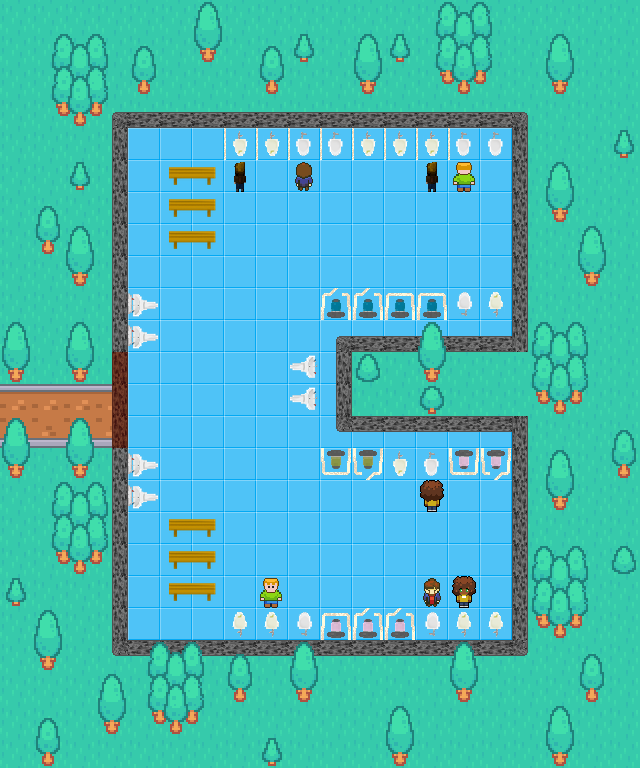

Below is a game level as drawn by its tile map, then a one-line description and the .tmx that defines it (tile-layer data replaced by summaries):
An orthogonal 20x24 tile map with 32x32 px tiles, 4 tile layers (Background, Walls, Object pictures, Decoration), 9 tilesets and 53 objects (25x obstacle, 17x toilet_wrong, 9x npc_wide, toilet_correct, spawnpoint).

<map version="1.10" tiledversion="1.11.2" orientation="orthogonal" renderorder="right-down" width="20" height="24" tilewidth="32" tileheight="32" infinite="0" nextlayerid="7" nextobjectid="88">
 <tileset firstgid="1" source="walls.tsx" />
 <tileset firstgid="7" source="floor.tsx" />
 <tileset firstgid="10" source="outer.tsx" />
 <tileset firstgid="64" source="toilets_objects.tsx" />
 <tileset firstgid="73" source="brown_npc.tsx" />
 <tileset firstgid="77" source="businessman_npc.tsx" />
 <tileset firstgid="81" source="green_npc.tsx" />
 <tileset firstgid="85" source="restroom_assets.tsx" />
 <tileset firstgid="89" source="julia_npc.tsx" />
 <layer id="6" name="Background" width="20" height="24">
  <data>[480 cells, 480 non-empty, 4 distinct tile ids]</data>
 </layer>
 <layer id="5" name="Walls" width="20" height="24">
  <data>[480 cells, 80 non-empty, 4 distinct tile ids]</data>
 </layer>
 <layer id="4" name="Object pictures" width="20" height="24">
  <data>[480 cells, 169 non-empty, 34 distinct tile ids]</data>
 </layer>
 <layer id="1" name="Decoration" width="20" height="24">
  <data>[480 cells, 4 non-empty, 1 distinct tile ids]</data>
 </layer>
 <objectgroup id="2" name="Objects">
  <object id="2" name="Correct" type="toilet_correct" x="352" y="128" width="32" height="32" />
  <object id="11" name="Wrong" type="toilet_wrong" x="384" y="128" width="32" height="32" />
  <object id="17" name="NPC" type="npc_wide" x="416" y="160" width="32" height="32" />
  <object id="21" name="Toilets" type="obstacle" x="320" y="288" width="128" height="32" />
  <object id="23" name="Sink" type="obstacle" x="132.318" y="488.045" width="25" height="18.764" />
  <object id="26" name="Bench" type="obstacle" x="168.958" y="583" width="46.4709" height="11.4331" />
  <object id="28" name="Wall" type="obstacle" x="96" y="640" width="448" height="32" />
  <object id="37" name="Wall" type="obstacle" x="96" y="96" width="448" height="32" />
  <object id="38" name="Wall" type="obstacle" x="512" y="431.667" width="32" height="208.333" />
  <object id="39" name="Wall" type="obstacle" x="96" y="128" width="32" height="512" />
  <object id="40" name="Wall" type="obstacle" x="512" y="128" width="32" height="207.667" />
  <object id="41" name="Wall" type="obstacle" x="335.667" y="416" width="208.333" height="15.3333" />
  <object id="42" name="Wall" type="obstacle" x="336.333" y="336" width="207.667" height="16" />
  <object id="43" name="Wall" type="obstacle" x="336" y="352" width="16" height="64" />
  <object id="44" name="Wrong" type="toilet_wrong" x="416" y="128" width="32" height="32" />
  <object id="45" name="Wrong" type="toilet_wrong" x="448" y="128" width="32" height="32" />
  <object id="46" name="Wrong" type="toilet_wrong" x="480" y="128" width="32" height="32" />
  <object id="47" name="Wrong" type="toilet_wrong" x="448" y="288" width="32" height="32" />
  <object id="48" name="Wrong" type="toilet_wrong" x="480" y="288" width="32" height="32" />
  <object id="49" name="Wrong" type="toilet_wrong" x="224" y="128" width="32" height="32" />
  <object id="50" name="Wrong" type="toilet_wrong" x="256" y="128" width="32" height="32" />
  <object id="55" name="Wrong" type="toilet_wrong" x="416" y="608" width="32" height="32" />
  <object id="56" name="Wrong" type="toilet_wrong" x="448" y="608" width="32" height="32" />
  <object id="57" name="Wrong" type="toilet_wrong" x="480" y="608" width="32" height="32" />
  <object id="58" name="Wrong" type="toilet_wrong" x="224" y="608" width="32" height="32" />
  <object id="59" name="Wrong" type="toilet_wrong" x="256" y="608" width="32" height="32" />
  <object id="60" name="Wrong" type="toilet_wrong" x="288" y="608" width="32" height="32" />
  <object id="62" name="Toilets" type="obstacle" x="320" y="608" width="96" height="32" />
  <object id="63" name="NPC" type="npc_wide" x="448" y="160" width="32" height="32" />
  <object id="65" name="NPC" type="npc_wide" x="224" y="160" width="32" height="32" />
  <object id="66" name="Toilets" type="obstacle" x="320" y="128" width="32" height="32" />
  <object id="67" name="Wrong" type="toilet_wrong" x="288" y="128" width="32" height="32" />
  <object id="68" name="NPC" type="npc_wide" x="288" y="160" width="32" height="32" />
  <object id="69" name="NPC" type="npc_wide" x="448" y="256" width="32" height="32" />
  <object id="70" name="NPC" type="npc_wide" x="416" y="576" width="32" height="32" />
  <object id="71" name="NPC" type="npc_wide" x="448" y="576" width="32" height="32" />
  <object id="72" name="NPC" type="npc_wide" x="256" y="576" width="32" height="32" />
  <object id="73" name="Toilets" type="obstacle" x="448" y="448" width="64" height="32" />
  <object id="74" name="Toilets" type="obstacle" x="320" y="448" width="64" height="32" />
  <object id="75" name="Wrong" type="toilet_wrong" x="384" y="448" width="32" height="32" />
  <object id="76" name="Wrong" type="toilet_wrong" x="416" y="448" width="32" height="32" />
  <object id="77" name="NPC" type="npc_wide" x="416" y="480" width="32" height="32" />
  <object id="78" name="Sink" type="obstacle" x="132.409" y="455.345" width="25" height="18.764" />
  <object id="79" name="Sink" type="obstacle" x="131.5" y="327.285" width="25" height="18.764" />
  <object id="80" name="Sink" type="obstacle" x="130.833" y="294.618" width="25" height="18.764" />
  <object id="81" name="Sink" type="obstacle" x="291.833" y="388.951" width="25" height="18.764" />
  <object id="82" name="Sink" type="obstacle" x="292.75" y="357.451" width="25" height="18.764" />
  <object id="83" name="Bench" type="obstacle" x="168.765" y="550.783" width="46.4709" height="11.4331" />
  <object id="84" name="Bench" type="obstacle" x="168.765" y="518.783" width="46.4709" height="11.4331" />
  <object id="85" name="Bench" type="obstacle" x="169.225" y="230.937" width="46.4709" height="11.4331" />
  <object id="86" name="Bench" type="obstacle" x="169.032" y="198.72" width="46.4709" height="11.4331" />
  <object id="87" name="Bench" type="obstacle" x="169.032" y="166.72" width="46.4709" height="11.4331" />
 </objectgroup>
 <objectgroup id="3" name="Spawnpoint">
  <object id="36" name="Spawnpoint" type="spawnpoint" x="160" y="384" width="32" height="32" />
 </objectgroup>
</map>
